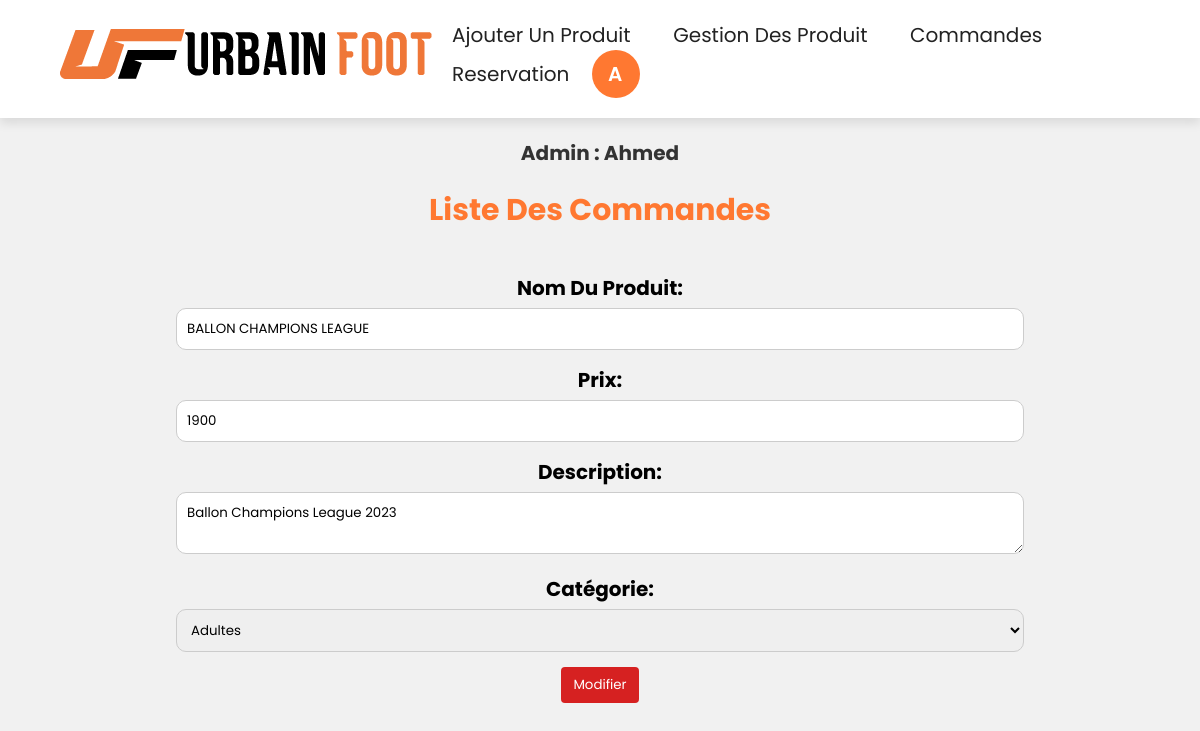
/admin/modifier.php?id=76 (signed in), run on the app's committed database.
### tables this page shows
CREATE TABLE `product` (
  `id_product` int(11) NOT NULL,
  `nom_produit` varchar(50) NOT NULL,
  `prix` float NOT NULL,
  `photo` varchar(50) NOT NULL,
  `description` text NOT NULL,
  `category` varchar(50) DEFAULT NULL,
  `type` varchar(50) NOT NULL
);

### admin/modifier.php (the view, shortened to what this page needs)
<?php
if (isset($_GET['id'])) {
    $produitId = $_GET['id'];
    try {
        $connection = new PDO('mysql:host=localhost;dbname=urbain_db', 'root', 'Rout02192016*');
        $connection->setAttribute(PDO::ATTR_ERRMODE, PDO::ERRMODE_EXCEPTION);
        $query = "SELECT * FROM product WHERE id_product = :id";
        $stmt = $connection->prepare($query);
        $stmt->bindParam(':id', $produitId);
        $stmt->execute();
        $product = $stmt->fetch(PDO::FETCH_ASSOC);
    } catch (PDOException $e) {
        echo 'Erreur de connexion à la base de données : ' . $e->getMessage();
        exit();
    }
} else {
    header('Location: gestion_produits.php');
    exit();
}
?>
<!DOCTYPE html>
<html lang="en">
<head>
    <link rel="stylesheet" type="text/css" href="admin.css">
    <link rel="stylesheet" href="stylenav.css">
</head>
<body>
<?php
            include 'nav_admin.php';
        ?>
   <h1 style=" padding-top: 20px; " >admin :  <?php echo $_SESSION['admin']; ?> </h1>
<h2 style="color: #ff7831; font-size: 30px; text-align: center; margin: 20px;">Liste des commandes</h2>
    <form method="POST">
    <label for="nom_produit">Nom du produit:</label>
    <input type="text" id="nom_produit" name="nom_produit" value="<?php echo $product['nom_produit']; ?>" required><br>
    <label for="prix">Prix:</label>
    <input type="number" id="prix" name="prix" value="<?php echo $product['prix']; ?>" required><br>
    <label for="description">Description:</label>
    <textarea id="description" name="description" required><?php echo $product['description']; ?></textarea><br>
    <label for="category">Catégorie:</label>
    <select id="category" name="category" required>
        <option value="adultes" <?php if ($product['category'] === 'adultes') echo 'selected'; ?>>Adultes</option>
    </select><br>
    <button type="submit">Modifier</button>
</form>
</body>
</html>

### admin/admin.css (style rules this page uses)
body { font-family: Arial, sans-serif; margin: 0; padding: 0; }
h1, h2 { text-align: center; }
form { margin: 10px 50px; padding: 20px; text-align: center; }
label { font-size: 20px; display: block; margin-bottom: 5px; font-weight: bold; }
input[type="text"], input[type="number"], textarea { width: 80%; padding: 10px; margin-bottom: 15px; border: 1px solid #ccc; border-radius: 10px; }
select { width: 80%; padding: 10px; margin-bottom: 15px; border: 1px solid #ccc; border-radius: 10px; }
body { font-family: Arial, sans-serif; background-color: #f1f1f1; }
h1, h2 { text-align: center; color: #333; }
button { padding: 8px 12px; background-color: #d62121; color: #fff; border: none; border-radius: 4px; cursor: pointer; }

### admin/stylenav.css (style rules this page uses)
:root { --main-color:#ff7831; --black: #222; --white: #fff; --light-black: #777; --light-white:#fff9; --dark-bg: rgba(0,0,0,.7) ; --light-bg: #eee; --border: .1rem solid var(--black); --box-shadow: 0 .5rem 1rem rgba(0,0,0,.1); --text-shadow: 0 1.5rem 3rem rgba(0,0,0,.3); }
* { font-family: 'poppins', sans-serif; margin: 0; padding: 0; box-sizing: border-box; outline: none; border: none; text-decoration: none; text-transform: capitalize; }
html { font-size: 62.5%; overflow-x: hidden; }

### data on the page
product: nom_produit "BALLON CHAMPIONS LEAGUE", prix "1900", description "ballon champions league 2023", category "Adultes"

### other printed values
substr($_SESSION['admin'], 0, 1) "A"
$_SESSION['admin'] "Ahmed"
